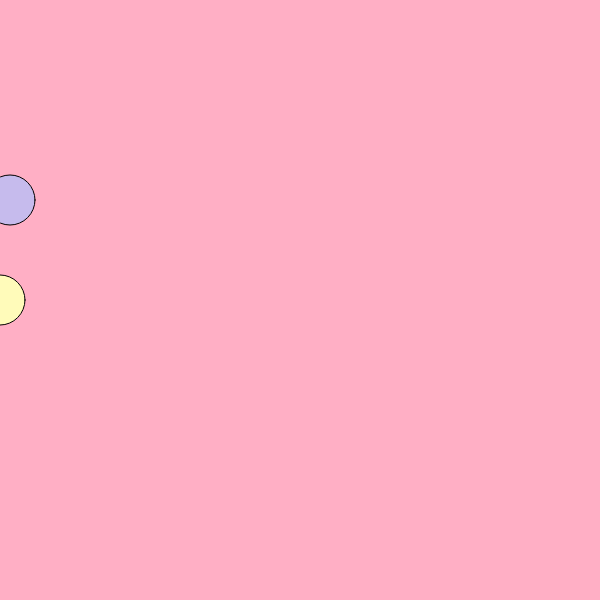
Frame 1 (no input)
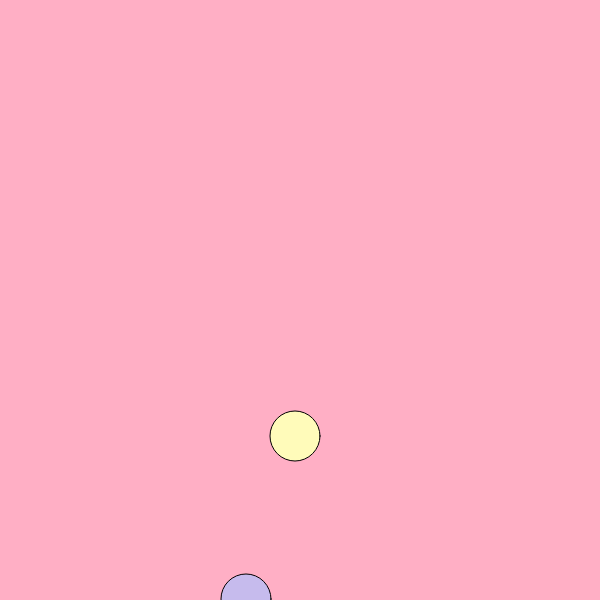
Frame 60 (no input)
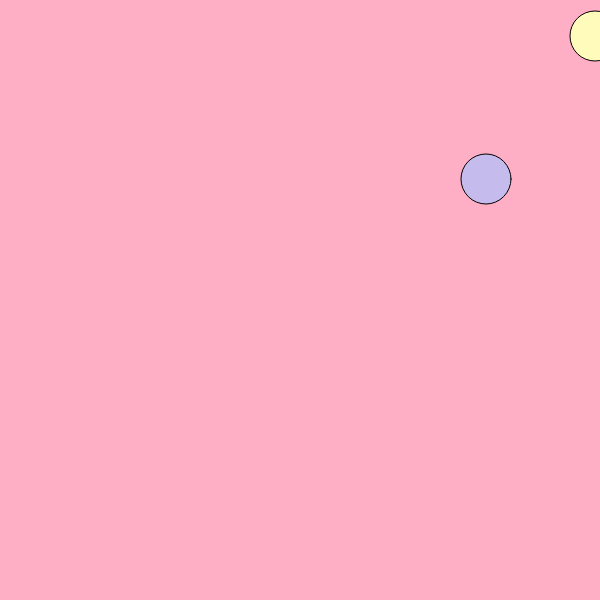
Frame 120 (the mouse pressed at the canvas centre since frame 60)

The p5.js sketch that drew these frames (run headless with seeded random() and noise() and a simulated clock; from frame 60 on, the mouse is pressed at the canvas centre):

// p5.js sketch
// ── sketch.js
var x = 0;//x variable
var xspeed = 5;//x speed
var y = 300;//y variable
var yspeed = 8;//y speed 
var x2 = 10;//variable
var xspeed2 = 4;//x2 speed
var y2 = 200;//y2 variable
var yspeed2 = 7;//y2 speed
function setup() {
 	createCanvas(600, 600);//canvas size
}

function draw() {
  background(255, 175, 197);//background color
  fill(255, 251, 186);//ball color yellow
  ellipse(x, y, 50, 50);//ball size 1
  if (x > 600) {//conditional
  	xspeed = xspeed * -1;//making the ball go in reverse
  }
  if (x < 0){//conditional
  	xspeed = xspeed * -1;//making the ball go in reverse
  }
  x = x + xspeed;//making the ball move

  if (y > 600) {//conditional
  	yspeed = yspeed * -1;//making the ball go in reverse
  }
  if (y < 0){//conditional
  	yspeed = yspeed * -1;//making the ball go in reverse
  }
  y = y + yspeed;//making the ball move
  fill(198, 187, 237);//ball color purple
   ellipse(x2, y2, 50, 50);//ball size 2
  if (x2 > 600) {//conditional
  		if(xspeed2 > 0) {
  			xspeed2++;//increase in speed
  		}
  	xspeed2 = xspeed2 * -1;//making the ball go in reverse
  }
  if (x2 < 0){//conditional
  		if(xspeed2 < 0) {
  			xspeed2--;//increase in speed
  		}
  	xspeed2 = xspeed2 * -1;//making the ball go in reverse
  }
  x2 = x2 + xspeed2;//making the ball move

  if (y2 > 600) {//conditional
  	yspeed2 = yspeed2 * -1;//making the ball go in reverse
  }
  if (y2 < 0){//conditional
  	yspeed2 = yspeed2 * -1;//making the ball go in reverse
  }
  y2 = y2 + yspeed2;//making the ball move
}
